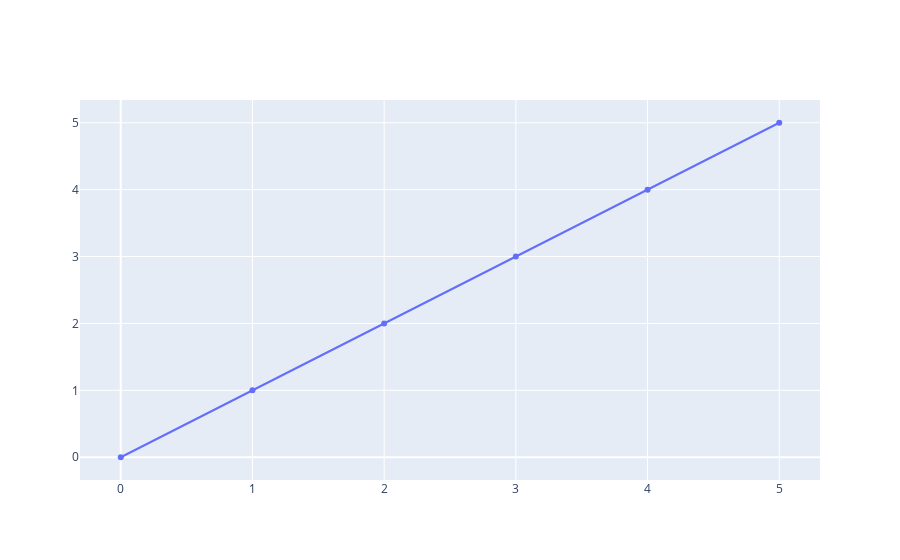

Notebook code cell kept with this figure:
### Markdown cell above
Default value of 'x' cordinates are 0, 1, 2, ... and so on

### Code cell
fig = offline.iplot([{'y': [0,1,2,3,4,5]}])

### Figure 1 — Plotly figure (JSON) as saved in the notebook; plotly's stock layout.template omitted (floating-point values rounded to 4 significant figures)
{"data": [{"type": "scatter", "y": [0, 1, 2, 3, 4, 5]}], "layout": {"autosize": true, "xaxis": {"autorange": true, "range": [-0.3047, 5.305]}, "yaxis": {"autorange": true, "range": [-0.3662, 5.366], "type": "linear"}}}
